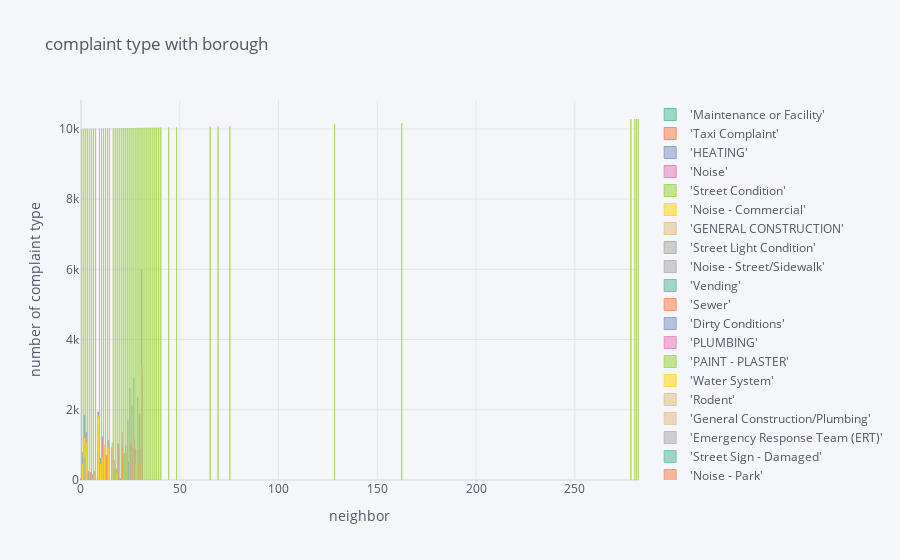

Notebook code cell kept with this figure:
### Code cell
print("2005 summary")
new_df = final_df(data_2005)
#new_df
new_df.iplot(kind='bar', xTitle='neighbor', yTitle='number of complaint type',    title='complaint type with borough', colorscale='set2')

### Figure 1 — Plotly figure (JSON) as saved in the notebook; plotly's stock layout.template omitted (floating-point values rounded to 4 significant figures)
{"data": [{"marker": {"color": "rgba(102, 194, 165, 0.6)", "line": {"color": "rgba(102, 194, 165, 1.0)", "width": 1}}, "name": "'Maintenance or Facility'", "orientation": "v", "text": "", "type": "bar", "x": [0, 1, 2, 3, 4, 5, 6, 7, 9, 10, 11, 12, 13, 14, 16, 17, 18, 19, 20, 21, 22, 23, 24, 25, 26, 27, 28, 29, 30, 31, 32, 33, 34, 35, 36, 37, 38, 39, 40, 44, 48, 65, 69, 75, 128, 162, 278, 280, 281, 282], "y": [" 45", "", "", "", "", "", "", "", "", "", "", "", "", "", "", "", "", "", "", "", "", "", "", "", "", "", "", "", "", "", "", "", "", "", "", "", "", "", "", "", "", "", "", "", "", "", "", "", "", ""]}, {"marker": {"color": "rgba(252, 141, 98, 0.6)", "line": {"color": "rgba(252, 141, 98, 1.0)", "width": 1}}, "name": "'Taxi Complaint'", "orientation": "v", "text": "", "type": "bar", "x": [0, 1, 2, 3, 4, 5, 6, 7, 9, 10, 11, 12, 13, 14, 16, 17, 18, 19, 20, 21, 22, 23, 24, 25, 26, 27, 28, 29, 30, 31, 32, 33, 34, 35, 36, 37, 38, 39, 40, 44, 48, 65, 69, 75, 128, 162, 278, 280, 281, 282], "y": [" 42", " 783", "", "", " 248", "", " 138", "", "", "", "", "", "", "", "", " 560", " 344", " 849", " 52", " 830", " 733", "", "", "", "", "", "", "", "", "", "", "", "", "", "", "", "", "", "", "", "", "", "", "", "", "", "", "", "", ""]}, {"marker": {"color": "rgba(141, 160, 203, 0.6)", "line": {"color": "rgba(141, 160, 203, 1.0)", "width": 1}}, "name": "'HEATING'", "orientation": "v", "text": "", "type": "bar", "x": [0, 1, 2, 3, 4, 5, 6, 7, 9, 10, 11, 12, 13, 14, 16, 17, 18, 19, 20, 21, 22, 23, 24, 25, 26, 27, 28, 29, 30, 31, 32, 33, 34, 35, 36, 37, 38, 39, 40, 44, 48, 65, 69, 75, 128, 162, 278, 280, 281, 282], "y": ["", " 673", " 1851", " 1358", "", "", "", "", " 1945", " 626", " 1238", " 768", " 692", " 1133", " 894", "", " 280", " 1033", "", "", "", " 983", " 1718", " 2612", " 2124", " 2909", " 885", " 2364", " 1885", " 5991", "", "", "", "", "", "", "", "", "", "", "", "", "", "", "", "", "", "", "", ""]}, {"marker": {"color": "rgba(231, 138, 195, 0.6)", "line": {"color": "rgba(231, 138, 195, 1.0)", "width": 1}}, "name": "'Noise'", "orientation": "v", "text": "", "type": "bar", "x": [0, 1, 2, 3, 4, 5, 6, 7, 9, 10, 11, 12, 13, 14, 16, 17, 18, 19, 20, 21, 22, 23, 24, 25, 26, 27, 28, 29, 30, 31, 32, 33, 34, 35, 36, 37, 38, 39, 40, 44, 48, 65, 69, 75, 128, 162, 278, 280, 281, 282], "y": ["", "", "", " 1259", " 191", " 219", " 156", "", " 767", " 438", " 1131", " 415", " 697", " 856", " 941", " 296", "", " 928", "", " 1372", " 764", " 765", " 505", "", "", "", " 419", "", "", "", "", "", "", "", "", "", "", "", "", "", "", "", "", "", "", "", "", "", "", ""]}, {"marker": {"color": "rgba(166, 216, 84, 0.6)", "line": {"color": "rgba(166, 216, 84, 1.0)", "width": 1}}, "name": "'Street Condition'", "orientation": "v", "text": "", "type": "bar", "x": [0, 1, 2, 3, 4, 5, 6, 7, 9, 10, 11, 12, 13, 14, 16, 17, 18, 19, 20, 21, 22, 23, 24, 25, 26, 27, 28, 29, 30, 31, 32, 33, 34, 35, 36, 37, 38, 39, 40, 44, 48, 65, 69, 75, 128, 162, 278, 280, 281, 282], "y": ["", "", "", "", "", " 61", "", " 248", "", "", "", "", "", "", "", " 364", "", "", " 25", "", " 662", " 546", "", "", "", "", "", "", "", "", "", "", "", "", "", "", "", "", "", "", "", "", "", "", "", "", "", "", "", ""]}, {"marker": {"color": "rgba(255, 217, 47, 0.6)", "line": {"color": "rgba(255, 217, 47, 1.0)", "width": 1}}, "name": "'Noise - Commercial'", "orientation": "v", "text": "", "type": "bar", "x": [0, 1, 2, 3, 4, 5, 6, 7, 9, 10, 11, 12, 13, 14, 16, 17, 18, 19, 20, 21, 22, 23, 24, 25, 26, 27, 28, 29, 30, 31, 32, 33, 34, 35, 36, 37, 38, 39, 40, 44, 48, 65, 69, 75, 128, 162, 278, 280, 281, 282], "y": ["", " 453", " 1196", " 1059", "", "", "", "", " 1803", " 442", " 647", " 1007", "", " 919", "", "", "", "", "", "", "", "", "", "", "", "", " 444", "", "", "", "", "", "", "", "", "", "", "", "", "", "", "", "", "", "", "", "", "", "", ""]}, {"marker": {"color": "rgba(229, 196, 148, 0.6)", "line": {"color": "rgba(229, 196, 148, 1.0)", "width": 1}}, "name": "'GENERAL CONSTRUCTION'", "orientation": "v", "text": "", "type": "bar", "x": [0, 1, 2, 3, 4, 5, 6, 7, 9, 10, 11, 12, 13, 14, 16, 17, 18, 19, 20, 21, 22, 23, 24, 25, 26, 27, 28, 29, 30, 31, 32, 33, 34, 35, 36, 37, 38, 39, 40, 44, 48, 65, 69, 75, 128, 162, 278, 280, 281, 282], "y": ["", "", "", "", "", "", "", "", "", "", "", "", "", "", " 1062", "", "", "", "", "", "", "", "", " 1168", " 799", " 1217", "", " 905", " 889", " 3258", "", "", "", "", "", "", "", "", "", "", "", "", "", "", "", "", "", "", "", ""]}, {"marker": {"color": "rgba(179, 179, 179, 0.6)", "line": {"color": "rgba(179, 179, 179, 1.0)", "width": 1}}, "name": "'Street Light Condition'", "orientation": "v", "text": "", "type": "bar", "x": [0, 1, 2, 3, 4, 5, 6, 7, 9, 10, 11, 12, 13, 14, 16, 17, 18, 19, 20, 21, 22, 23, 24, 25, 26, 27, 28, 29, 30, 31, 32, 33, 34, 35, 36, 37, 38, 39, 40, 44, 48, 65, 69, 75, 128, 162, 278, 280, 281, 282], "y": ["", "", "", "", " 127", " 79", " 78", " 199", "", "", "", "", "", "", "", "", "", "", "", "", "", "", "", "", "", "", "", "", "", "", "", "", "", "", "", "", "", "", "", "", "", "", "", "", "", "", "", "", "", ""]}, {"marker": {"color": "rgba(179, 179, 179, 0.6)", "line": {"color": "rgba(179, 179, 179, 0.8999999999999999)", "width": 1}}, "name": "'Noise - Street/Sidewalk'", "orientation": "v", "text": "", "type": "bar", "x": [0, 1, 2, 3, 4, 5, 6, 7, 9, 10, 11, 12, 13, 14, 16, 17, 18, 19, 20, 21, 22, 23, 24, 25, 26, 27, 28, 29, 30, 31, 32, 33, 34, 35, 36, 37, 38, 39, 40, 44, 48, 65, 69, 75, 128, 162, 278, 280, 281, 282], "y": ["", "", " 650", "", "", "", "", "", "", "", "", "", "", "", "", "", "", "", "", "", "", "", "", "", "", "", "", "", "", "", "", "", "", "", "", "", "", "", "", "", "", "", "", "", "", "", "", "", "", ""]}, {"marker": {"color": "rgba(102, 194, 165, 0.6)", "line": {"color": "rgba(102, 194, 165, 0.8999999999999999)", "width": 1}}, "name": "'Vending'", "orientation": "v", "text": "", "type": "bar", "x": [0, 1, 2, 3, 4, 5, 6, 7, 9, 10, 11, 12, 13, 14, 16, 17, 18, 19, 20, 21, 22, 23, 24, 25, 26, 27, 28, 29, 30, 31, 32, 33, 34, 35, 36, 37, 38, 39, 40, 44, 48, 65, 69, 75, 128, 162, 278, 280, 281, 282], "y": ["", "", "", "", "", "", "", "", "", "", "", "", "", "", "", "", "", "", " 34", "", "", "", "", "", "", "", "", "", "", "", "", "", "", "", "", "", "", "", "", "", "", "", "", "", "", "", "", "", "", ""]}, {"marker": {"color": "rgba(252, 141, 98, 0.6)", "line": {"color": "rgba(252, 141, 98, 0.8999999999999999)", "width": 1}}, "name": "'Sewer'", "orientation": "v", "text": "", "type": "bar", "x": [0, 1, 2, 3, 4, 5, 6, 7, 9, 10, 11, 12, 13, 14, 16, 17, 18, 19, 20, 21, 22, 23, 24, 25, 26, 27, 28, 29, 30, 31, 32, 33, 34, 35, 36, 37, 38, 39, 40, 44, 48, 65, 69, 75, 128, 162, 278, 280, 281, 282], "y": ["", "", "", "", "", "", "", "", "", "", "", "", " 657", "", "", "", "", "", "", " 924", "", "", "", "", "", "", "", "", "", "", "", "", "", "", "", "", "", "", "", "", "", "", "", "", "", "", "", "", "", ""]}, {"marker": {"color": "rgba(141, 160, 203, 0.6)", "line": {"color": "rgba(141, 160, 203, 0.8999999999999999)", "width": 1}}, "name": "'Dirty Conditions'", "orientation": "v", "text": "", "type": "bar", "x": [0, 1, 2, 3, 4, 5, 6, 7, 9, 10, 11, 12, 13, 14, 16, 17, 18, 19, 20, 21, 22, 23, 24, 25, 26, 27, 28, 29, 30, 31, 32, 33, 34, 35, 36, 37, 38, 39, 40, 44, 48, 65, 69, 75, 128, 162, 278, 280, 281, 282], "y": ["", "", "", "", "", "", "", "", "", "", "", "", "", "", "", "", "", "", "", "", "", "", " 509", "", "", "", "", "", "", "", "", "", "", "", "", "", "", "", "", "", "", "", "", "", "", "", "", "", "", ""]}, {"marker": {"color": "rgba(231, 138, 195, 0.6)", "line": {"color": "rgba(231, 138, 195, 0.8999999999999999)", "width": 1}}, "name": "'PLUMBING'", "orientation": "v", "text": "", "type": "bar", "x": [0, 1, 2, 3, 4, 5, 6, 7, 9, 10, 11, 12, 13, 14, 16, 17, 18, 19, 20, 21, 22, 23, 24, 25, 26, 27, 28, 29, 30, 31, 32, 33, 34, 35, 36, 37, 38, 39, 40, 44, 48, 65, 69, 75, 128, 162, 278, 280, 281, 282], "y": ["", "", "", "", "", "", "", "", "", "", "", "", "", "", "", "", "", "", "", "", "", "", "", " 1055", " 919", " 1158", "", " 854", " 875", " 2988", "", "", "", "", "", "", "", "", "", "", "", "", "", "", "", "", "", "", "", ""]}, {"marker": {"color": "rgba(166, 216, 84, 0.6)", "line": {"color": "rgba(166, 216, 84, 0.8999999999999999)", "width": 1}}, "name": "'PAINT - PLASTER'", "orientation": "v", "text": "", "type": "bar", "x": [0, 1, 2, 3, 4, 5, 6, 7, 9, 10, 11, 12, 13, 14, 16, 17, 18, 19, 20, 21, 22, 23, 24, 25, 26, 27, 28, 29, 30, 31, 32, 33, 34, 35, 36, 37, 38, 39, 40, 44, 48, 65, 69, 75, 128, 162, 278, 280, 281, 282], "y": ["", "", "", "", "", "", "", "", "", "", "", "", "", "", "", "", "", "", "", "", "", "", "", "", "", "", "", "", "", "", "", "", "", "", "", "", "", "", "", "", "", "", "", "", "", "", "", "", "", ""]}, {"marker": {"color": "rgba(255, 217, 47, 0.6)", "line": {"color": "rgba(255, 217, 47, 0.8999999999999999)", "width": 1}}, "name": "'Water System'", "orientation": "v", "text": "", "type": "bar", "x": [0, 1, 2, 3, 4, 5, 6, 7, 9, 10, 11, 12, 13, 14, 16, 17, 18, 19, 20, 21, 22, 23, 24, 25, 26, 27, 28, 29, 30, 31, 32, 33, 34, 35, 36, 37, 38, 39, 40, 44, 48, 65, 69, 75, 128, 162, 278, 280, 281, 282], "y": ["", "", "", "", "", "", "", " 178", "", "", "", "", "", "", "", "", " 207", "", "", "", "", "", "", "", "", "", "", "", "", "", "", "", "", "", "", "", "", "", "", "", "", "", "", "", "", "", "", "", "", ""]}, {"marker": {"color": "rgba(229, 196, 148, 0.6)", "line": {"color": "rgba(229, 196, 148, 0.8999999999999999)", "width": 1}}, "name": "'Rodent'", "orientation": "v", "text": "", "type": "bar", "x": [0, 1, 2, 3, 4, 5, 6, 7, 9, 10, 11, 12, 13, 14, 16, 17, 18, 19, 20, 21, 22, 23, 24, 25, 26, 27, 28, 29, 30, 31, 32, 33, 34, 35, 36, 37, 38, 39, 40, 44, 48, 65, 69, 75, 128, 162, 278, 280, 281, 282], "y": ["", "", "", "", "", "", "", "", "", "", "", "", "", "", "", "", "", "", "", "", "", "", "", "", "", "", "", "", "", "", "", "", "", "", "", "", "", "", "", "", "", "", "", "", "", "", "", "", "", ""]}, {"marker": {"color": "rgba(229, 196, 148, 0.6)", "line": {"color": "rgba(229, 196, 148, 0.7999999999999998)", "width": 1}}, "name": "'General Construction/Plumbing'", "orientation": "v", "text": "", "type": "bar", "x": [0, 1, 2, 3, 4, 5, 6, 7, 9, 10, 11, 12, 13, 14, 16, 17, 18, 19, 20, 21, 22, 23, 24, 25, 26, 27, 28, 29, 30, 31, 32, 33, 34, 35, 36, 37, 38, 39, 40, 44, 48, 65, 69, 75, 128, 162, 278, 280, 281, 282], "y": ["", "", "", "", "", "", "", "", "", "", "", "", "", "", "", "", "", "", "", "", "", "", "", "", "", "", "", "", "", "", "", "", "", "", "", "", "", "", "", "", "", "", "", "", "", "", "", "", "", ""]}, {"marker": {"color": "rgba(179, 179, 179, 0.6)", "line": {"color": "rgba(179, 179, 179, 0.7999999999999998)", "width": 1}}, "name": "'Emergency Response Team (ERT)'", "orientation": "v", "text": "", "type": "bar", "x": [0, 1, 2, 3, 4, 5, 6, 7, 9, 10, 11, 12, 13, 14, 16, 17, 18, 19, 20, 21, 22, 23, 24, 25, 26, 27, 28, 29, 30, 31, 32, 33, 34, 35, 36, 37, 38, 39, 40, 44, 48, 65, 69, 75, 128, 162, 278, 280, 281, 282], "y": ["", "", "", "", "", "", "", "", "", "", "", "", "", "", "", "", "", "", "", "", "", "", "", "", "", "", "", "", "", "", "", "", "", "", "", "", "", "", "", "", "", "", "", "", "", "", "", "", "", ""]}, {"marker": {"color": "rgba(102, 194, 165, 0.6)", "line": {"color": "rgba(102, 194, 165, 0.7999999999999998)", "width": 1}}, "name": "'Street Sign - Damaged'", "orientation": "v", "text": "", "type": "bar", "x": [0, 1, 2, 3, 4, 5, 6, 7, 9, 10, 11, 12, 13, 14, 16, 17, 18, 19, 20, 21, 22, 23, 24, 25, 26, 27, 28, 29, 30, 31, 32, 33, 34, 35, 36, 37, 38, 39, 40, 44, 48, 65, 69, 75, 128, 162, 278, 280, 281, 282], "y": ["", "", "", "", "", "", "", "", "", "", "", "", "", "", "", "", "", "", "", "", "", "", "", "", "", "", "", "", "", "", "", "", "", "", "", "", "", "", "", "", "", "", "", "", "", "", "", "", "", ""]}, {"marker": {"color": "rgba(252, 141, 98, 0.6)", "line": {"color": "rgba(252, 141, 98, 0.7999999999999998)", "width": 1}}, "name": "'Noise - Park'", "orientation": "v", "text": "", "type": "bar", "x": [0, 1, 2, 3, 4, 5, 6, 7, 9, 10, 11, 12, 13, 14, 16, 17, 18, 19, 20, 21, 22, 23, 24, 25, 26, 27, 28, 29, 30, 31, 32, 33, 34, 35, 36, 37, 38, 39, 40, 44, 48, 65, 69, 75, 128, 162, 278, 280, 281, 282], "y": [" 24", "", "", "", "", "", "", "", "", "", "", "", "", "", "", "", "", "", "", "", "", "", "", "", "", "", "", "", "", "", "", "", "", "", "", "", "", "", "", "", "", "", "", "", "", "", "", "", "", ""]}, {"marker": {"color": "rgba(141, 160, 203, 0.6)", "line": {"color": "rgba(141, 160, 203, 0.7999999999999998)", "width": 1}}, "name": "'NONCONST'", "orientation": "v", "text": "", "type": "bar", "x": [0, 1, 2, 3, 4, 5, 6, 7, 9, 10, 11, 12, 13, 14, 16, 17, 18, 19, 20, 21, 22, 23, 24, 25, 26, 27, 28, 29, 30, 31, 32, 33, 34, 35, 36, 37, 38, 39, 40, 44, 48, 65, 69, 75, 128, 162, 278, 280, 281, 282], "y": ["", "", "", "", "", "", "", "", "", "", "", "", "", "", "", "", "", "", "", "", "", "", "", "", "", "", "", "", "", "", "", "", "", "", "", "", "", "", "", "", "", "", "", "", "", "", "", "", "", ""]}, {"marker": {"color": "rgba(231, 138, 195, 0.6)", "line": {"color": "rgba(231, 138, 195, 0.7999999999999998)", "width": 1}}, "name": "'Elevator'", "orientation": "v", "text": "", "type": "bar", "x": [0, 1, 2, 3, 4, 5, 6, 7, 9, 10, 11, 12, 13, 14, 16, 17, 18, 19, 20, 21, 22, 23, 24, 25, 26, 27, 28, 29, 30, 31, 32, 33, 34, 35, 36, 37, 38, 39, 40, 44, 48, 65, 69, 75, 128, 162, 278, 280, 281, 282], "y": ["", "", "", "", "", "", "", "", "", "", "", "", "", "", "", "", "", "", "", "", "", "", "", "", "", "", "", "", "", "", "", "", "", "", "", "", "", "", "", "", "", "", "", "", "", "", "", "", "", ""]}, {"marker": {"color": "rgba(166, 216, 84, 0.6)", "line": {"color": "rgba(166, 216, 84, 0.7999999999999998)", "width": 1}}, "name": "neighbor", "orientation": "v", "text": "", "type": "bar", "x": [0, 1, 2, 3, 4, 5, 6, 7, 9, 10, 11, 12, 13, 14, 16, 17, 18, 19, 20, 21, 22, 23, 24, 25, 26, 27, 28, 29, 30, 31, 32, 33, 34, 35, 36, 37, 38, 39, 40, 44, 48, 65, 69, 75, 128, 162, 278, 280, 281, 282], "y": [10000, 10001, 10002, 10003, 10004, 10005, 10006, 10007, 10009, 10010, 10011, 10012, 10013, 10014, 10016, 10017, 10018, 10019, 10020, 10021, 10022, 10023, 10024, 10025, 10026, 10027, 10028, 10029, 10030, 10031, 10032, 10033, 10034, 10035, 10036, 10037, 10038, 10039, 10040, 10044, 10048, 10065, 10069, 10075, 10128, 10162, 10278, 10280, 10281, 10282]}], "layout": {"legend": {"bgcolor": "#F5F6F9", "font": {"color": "#4D5663"}}, "paper_bgcolor": "#F5F6F9", "plot_bgcolor": "#F5F6F9", "title": {"font": {"color": "#4D5663"}, "text": "complaint type with borough"}, "xaxis": {"gridcolor": "#E1E5ED", "showgrid": true, "tickfont": {"color": "#4D5663"}, "title": {"font": {"color": "#4D5663"}, "text": "neighbor"}, "zerolinecolor": "#E1E5ED"}, "yaxis": {"gridcolor": "#E1E5ED", "showgrid": true, "tickfont": {"color": "#4D5663"}, "title": {"font": {"color": "#4D5663"}, "text": "number of complaint type"}, "zerolinecolor": "#E1E5ED"}}}
